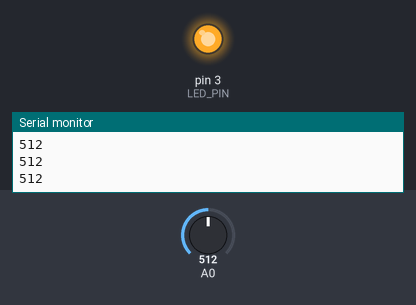
A sketch run on a simulated Arduino Uno, built with avr-gcc and run on an emulated ATmega328P. On the bench: output pins drawn as LEDs (lit = HIGH), the last lines printed to the serial monitor. Inputs (shaded band) come from the test bench; at power-on: A0 = 512.

Above: at 1.2 s.
1.3 s: A0 set to 882
2.8 s: A0 set to 917
At 3.7 s:
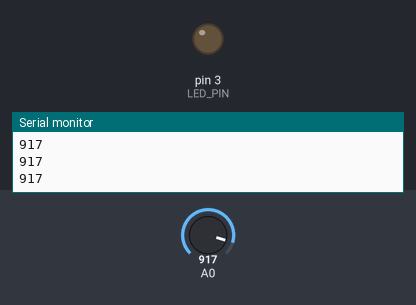
4.3 s: A0 set to 859
5.8 s: A0 set to 838
At 6.7 s:
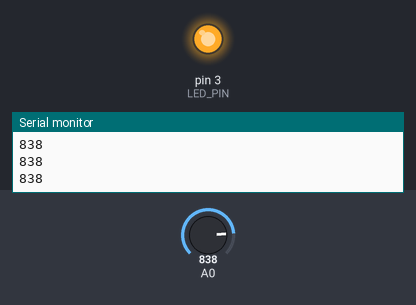
7.3 s: A0 set to 910
At 8.1 s:
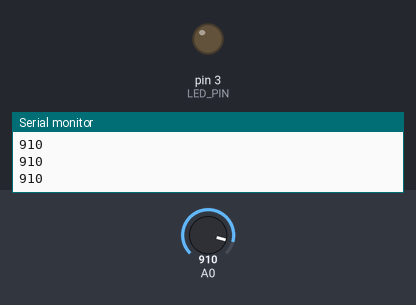
Timing chart, 0 to 9.8 s (numbered marks = the images above; inputs shaded):
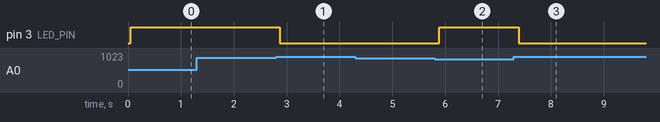

Measured:
- the behaviour switches between 900 and 901 on A0 (found by bisection; images 0 and 1)
- the behaviour switches between 850 and 849 on A0 (found by bisection; images 1 and 2)
- after the input at 2.8 s, pin 3 (LED_PIN): HIGH → LOW after 0.07 s
- after the input at 5.8 s, pin 3 (LED_PIN): LOW → HIGH after 0.08 s
- after the input at 7.3 s, pin 3 (LED_PIN): HIGH → LOW after 0.09 s

The sketch:

LightSensitiveLED.ino
```cpp
#define LED_PIN 3

void setup() {
  pinMode(LED_PIN, OUTPUT);
  Serial.begin(9600);
}

void loop() {
  int lightValue = analogRead(A0);
  Serial.println(lightValue);
  delay(50);

  if (lightValue > 900) {
    digitalWrite(LED_PIN, LOW);
  }

  if (lightValue < 850) {
    digitalWrite(LED_PIN, HIGH);
  }
}
```
